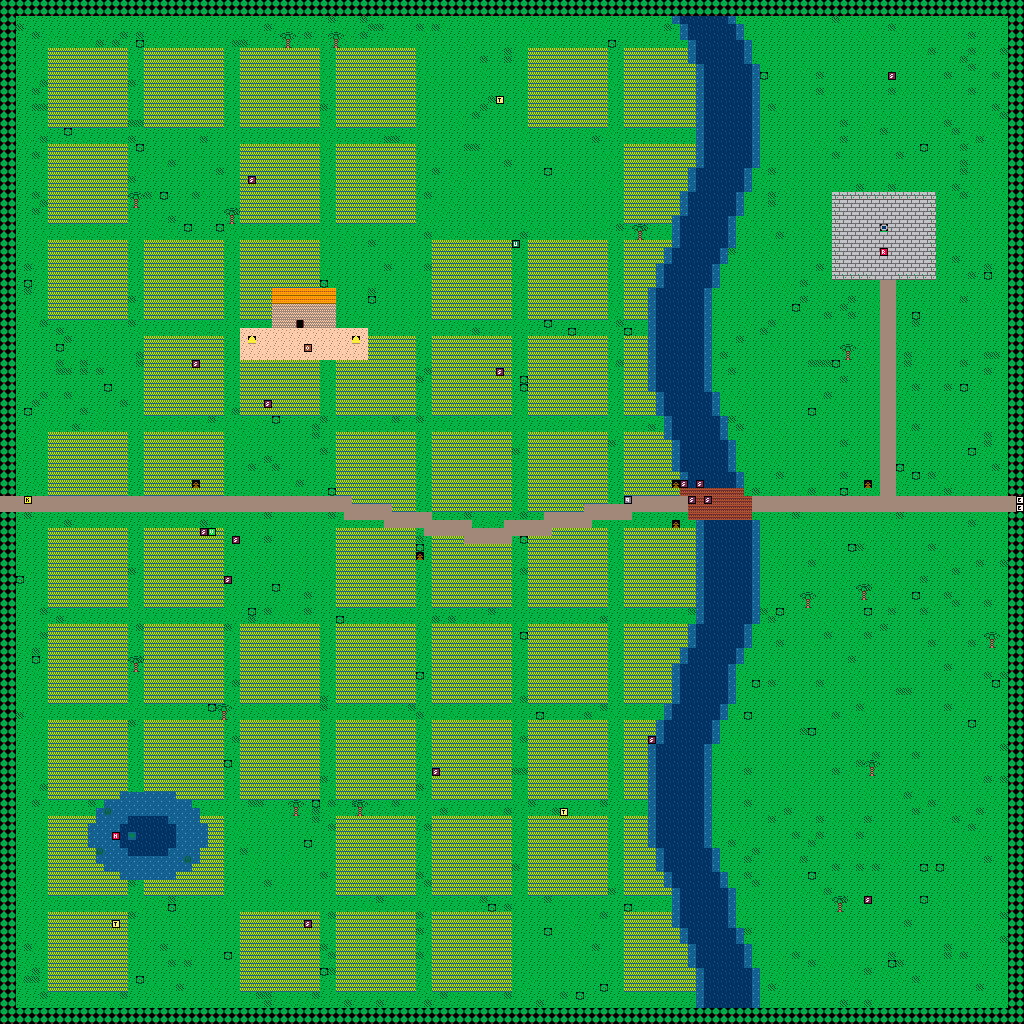

Below is a game level as drawn by its tile map, then a one-line description and the .tmx that defines it (tile-layer data replaced by summaries):
An orthogonal 128x128 tile map with 8x8 px tiles, 2 tile layers (ground, things).

<map version="1.10" tiledversion="1.10.2" orientation="orthogonal" renderorder="right-down" width="128" height="128" tilewidth="8" tileheight="8" infinite="0" nextlayerid="3" nextobjectid="1">
 <tileset firstgid="1" source="sprites.tsx" />
 <layer id="1" name="ground" width="128" height="128">
  <data>[16384 cells, 16384 non-empty, 22 distinct tile ids]</data>
 </layer>
 <layer id="2" name="things" width="128" height="128">
  <data>[16384 cells, 88 non-empty, 14 distinct tile ids]</data>
 </layer>
</map>
